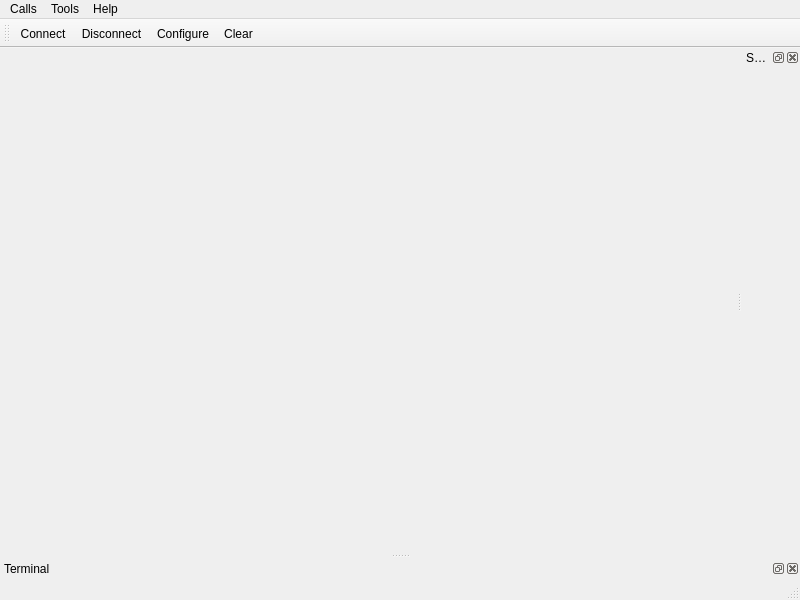
<?xml version="1.0" encoding="UTF-8"?>
<ui version="4.0">
 <class>MainWindow</class>
 <widget class="QMainWindow" name="MainWindow">
  <property name="geometry">
   <rect>
    <x>0</x>
    <y>0</y>
    <width>800</width>
    <height>600</height>
   </rect>
  </property>
  <property name="windowTitle">
   <string>Simple Terminal</string>
  </property>
  <widget class="QWidget" name="centralWidget">
   <layout class="QVBoxLayout" name="verticalLayout"/>
  </widget>
  <widget class="QMenuBar" name="menuBar">
   <property name="geometry">
    <rect>
     <x>0</x>
     <y>0</y>
     <width>800</width>
     <height>22</height>
    </rect>
   </property>
   <widget class="QMenu" name="menuCalls">
    <property name="title">
     <string>Calls</string>
    </property>
    <addaction name="actionConnect"/>
    <addaction name="actionDisconnect"/>
    <addaction name="separator"/>
    <addaction name="actionQuit"/>
   </widget>
   <widget class="QMenu" name="menuTools">
    <property name="title">
     <string>Tools</string>
    </property>
    <addaction name="actionConfigure"/>
    <addaction name="actionClear"/>
    <addaction name="actionTerminal"/>
    <addaction name="actionPlotter"/>
   </widget>
   <widget class="QMenu" name="menuHelp">
    <property name="title">
     <string>Help</string>
    </property>
    <addaction name="actionAbout"/>
    <addaction name="actionAboutQt"/>
   </widget>
   <addaction name="menuCalls"/>
   <addaction name="menuTools"/>
   <addaction name="menuHelp"/>
  </widget>
  <widget class="QToolBar" name="mainToolBar">
   <attribute name="toolBarArea">
    <enum>TopToolBarArea</enum>
   </attribute>
   <attribute name="toolBarBreak">
    <bool>false</bool>
   </attribute>
   <addaction name="actionConnect"/>
   <addaction name="actionDisconnect"/>
   <addaction name="actionConfigure"/>
   <addaction name="actionClear"/>
  </widget>
  <widget class="QStatusBar" name="statusBar"/>
  <widget class="QDockWidget" name="dockWidget_2">
   <property name="windowTitle">
    <string>Terminal</string>
   </property>
   <attribute name="dockWidgetArea">
    <number>8</number>
   </attribute>
   <widget class="QWidget" name="dockWidgetContents_5"/>
  </widget>
  <widget class="QDockWidget" name="dockWidget">
   <property name="minimumSize">
    <size>
     <width>58</width>
     <height>35</height>
    </size>
   </property>
   <property name="windowTitle">
    <string>Serial Plotter</string>
   </property>
   <attribute name="dockWidgetArea">
    <number>2</number>
   </attribute>
   <widget class="QWidget" name="dockWidgetContents"/>
  </widget>
  <action name="actionAbout">
   <property name="text">
    <string>&amp;About</string>
   </property>
   <property name="toolTip">
    <string>About program</string>
   </property>
   <property name="shortcut">
    <string>Alt+A</string>
   </property>
  </action>
  <action name="actionAboutQt">
   <property name="text">
    <string>About Qt</string>
   </property>
  </action>
  <action name="actionConnect">
   <property name="icon">
    <iconset resource="terminal.qrc">
     <normaloff>:/images/connect.png</normaloff>:/images/connect.png</iconset>
   </property>
   <property name="text">
    <string>C&amp;onnect</string>
   </property>
   <property name="toolTip">
    <string>Connect to serial port</string>
   </property>
   <property name="shortcut">
    <string>Ctrl+O</string>
   </property>
  </action>
  <action name="actionDisconnect">
   <property name="icon">
    <iconset resource="terminal.qrc">
     <normaloff>:/images/disconnect.png</normaloff>:/images/disconnect.png</iconset>
   </property>
   <property name="text">
    <string>&amp;Disconnect</string>
   </property>
   <property name="toolTip">
    <string>Disconnect from serial port</string>
   </property>
   <property name="shortcut">
    <string>Ctrl+D</string>
   </property>
  </action>
  <action name="actionConfigure">
   <property name="icon">
    <iconset resource="terminal.qrc">
     <normaloff>:/images/settings.png</normaloff>:/images/settings.png</iconset>
   </property>
   <property name="text">
    <string>&amp;Configure</string>
   </property>
   <property name="toolTip">
    <string>Configure serial port</string>
   </property>
   <property name="shortcut">
    <string>Alt+C</string>
   </property>
  </action>
  <action name="actionClear">
   <property name="icon">
    <iconset resource="terminal.qrc">
     <normaloff>:/images/clear.png</normaloff>:/images/clear.png</iconset>
   </property>
   <property name="text">
    <string>C&amp;lear</string>
   </property>
   <property name="toolTip">
    <string>Clear data</string>
   </property>
   <property name="shortcut">
    <string>Alt+L</string>
   </property>
  </action>
  <action name="actionQuit">
   <property name="icon">
    <iconset resource="terminal.qrc">
     <normaloff>:/images/application-exit.png</normaloff>:/images/application-exit.png</iconset>
   </property>
   <property name="text">
    <string>&amp;Quit</string>
   </property>
   <property name="shortcut">
    <string>Ctrl+Q</string>
   </property>
  </action>
  <action name="actionTerminal">
   <property name="icon">
    <iconset theme="Terminal">
     <normaloff>.</normaloff>.</iconset>
   </property>
   <property name="text">
    <string>Terminal</string>
   </property>
   <property name="toolTip">
    <string>Open Cereal Terminal</string>
   </property>
   <property name="shortcut">
    <string>Alt+T</string>
   </property>
  </action>
  <action name="actionPlotter">
   <property name="text">
    <string>Plotter</string>
   </property>
   <property name="shortcut">
    <string>Alt+P</string>
   </property>
  </action>
 </widget>
 <layoutdefault spacing="6" margin="11"/>
 <resources>
  <include location="terminal.qrc"/>
 </resources>
 <connections/>
</ui>
